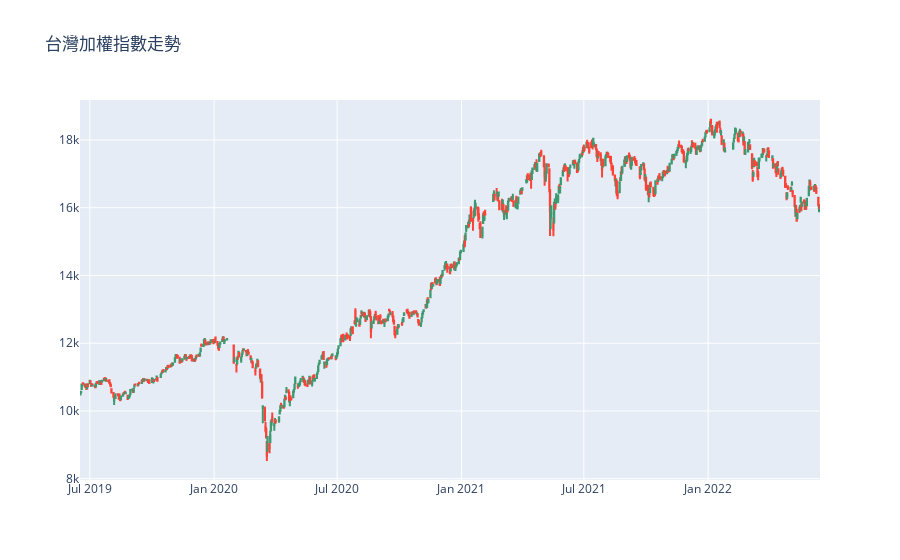

Source (notebook cell):
### Markdown cell above
我們繪製一下指數的走勢（以K線圖表示）：

### Code cell
import plotly.graph_objects as go
figure = go.Figure(data=[go.Candlestick(x=data["Date"],
                                        open=data["Open"],
                                        high=data["High"],
                                        low=data["Low"],
                                        close=data["Close"])])
figure.update_layout(title = "台灣加權指數走勢", 
                     xaxis_rangeslider_visible=False)
figure.show()

### Figure 1 — Plotly figure (JSON) as saved in the notebook; plotly's stock layout.template omitted (floating-point values rounded to 4 significant figures; data arrays with more than 128 entries replaced by an {"elided": "..."} marker saying what was removed)
{"data": [{"close": {"elided": "730 float values"}, "high": {"elided": "730 float values"}, "low": {"elided": "730 float values"}, "open": {"elided": "730 float values"}, "type": "candlestick", "x": {"elided": "730 str values"}}], "layout": {"title": {"text": "台灣加權指數走勢"}, "xaxis": {"rangeslider": {"visible": false}}}}
